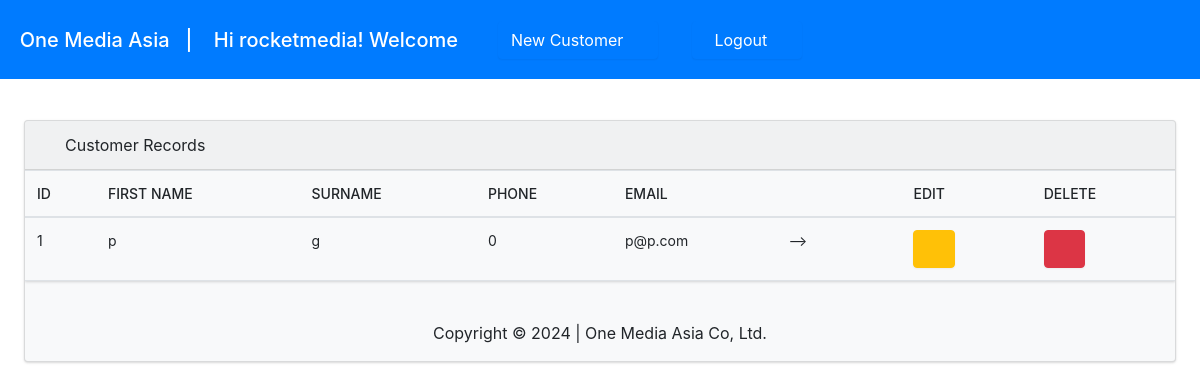
The app's page / (signed in), older data.
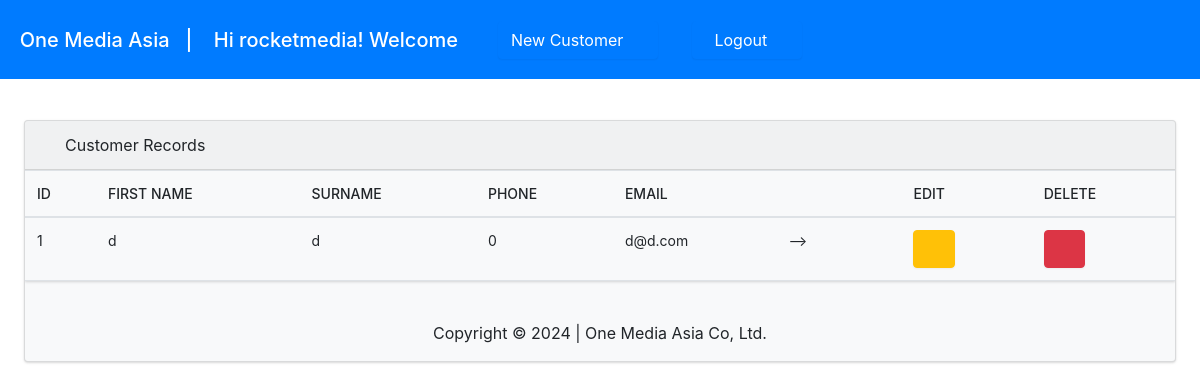
The same page, newer data.
### crm/models.py (models this page shows, shortened)
class Customer(models.Model):
    firstname = models.CharField(max_length=255)
    surname = models.CharField(max_length=255)
    phone = models.CharField(max_length=255)
    email = models.EmailField(unique=True)
    city = models.CharField(max_length=255)
    created_at = models.DateTimeField(auto_now_add=True)

### crm/views.py (the view)
# urls.py: path('', views.customer_list, name='customer_list'),
@login_required
def customer_list(request):
    customers = Customer.objects.all()
    return render(request, 'crm/customer_list.html', {'customers': customers})

### crm/templates/crm/customer_list.html (shortened to what this page needs)
<!DOCTYPE html>
<html>
<head>
  {% load static %}
    <link rel="stylesheet" href="https://cdn.jsdelivr.net/npm/bootstrap@4.3.1/dist/css/bootstrap.min.css">
    <link href="{% static 'strap.min.css' %}" rel="stylesheet" type="text/css">
    {% if user.is_authenticated %}
{% include "crm/navbar.html" %}
{% else %}do this{% endif %}
</head><br><br>
<body>
  <div class="card bg-light ms-4 me-4 mb-4">
    <div class="card-header">
      <i class="fa-solid fa-list fa-lg"></i> Customer Records
    </div>
        <div class="table-responsive">
          <table class="table table">
            <thead>
           <th scope="col">ID</th>
            <th scope="col">First Name</th>
            <th scope="col">Surname</th>
            <th scope="col">Phone</th>
            <th scope="col">Email</th>
            <th scope="col"></th>
            <th scope="col"></th>
            <th scope="col">Edit</th>
            <th scope="col">Delete</th>
        </thead>
        {% for customer in customers %}
          <tr>
            <td>{{customer.id}}</td>
            <td>{{ customer.firstname }}</td>
            <td>{{ customer.surname }}</td>
            <td>{{ customer.phone }}</td>
            <td>{{ customer.email }}</td>
            <td>--></td>
            <td></td>
         <td> <a class="btn btn-warning me-1" href="{% url 'edit_customer' customer.id %}"><span class="fa-solid fa-pen-to-square fa-lg"></span></a>
          </td>
          <td> <button class="btn btn-danger" name="delete"><span class="fa-solid fa-trash-can fa-lg"></span></button></td>
            {% endfor %}
          </tr>
          {% load crispy_forms_tags %}
      </table>
    {% comment %} <a href="{% url 'logout' %}">Logout</a> {% endcomment %}</div>
</body>
<div align="center" valign="middle"></br><p>Copyright © 2024 |  One Media Asia Co, Ltd.</p></div>
</html>

### crm/templates/crm/navbar.html (shortened to what this page needs)
<nav class="navbar navbar-expand-md navbar-dark fixed-top bg-primary">
    <br><br>&nbsp;<a class="navbar-brand" href="/">One Media Asia &nbsp; | {% if user.is_authenticated %}
      &nbsp;&nbsp; Hi {{ user.username }}! Welcome  {% endif %}</a>
    <div class="collapse navbar-collapse" id="navbarCollapse">
      <ul class="navbar-nav mr-auto">
      <li class="nav-item">
          <a class="btn btn-primary" href="/customer/add/">New Customer&nbsp;&nbsp;<span class="fa-solid fa-user-pen"><span></a>
        </li> &nbsp;&nbsp;
       <li class="nav-item">
        <form action="{% url 'logout' %}" method="post">
          {% csrf_token %} &nbsp;&nbsp; <button class="btn btn-primary" type="submit">&nbsp;&nbsp;Logout&nbsp;&nbsp;<i class="fa-solid fa-wheelchair-move"></i></button>
      </form>
        </li>
     </div>
     <link href="/static/fontawesomefree/css/all.min.css" rel="stylesheet" type="text/css">
     <link rel="stylesheet" href="https://cdn.jsdelivr.net/npm/bootstrap@4.3.1/dist/css/bootstrap.min.css">
  </nav><br><br><br>

Row changes from the older to the newer data that the page shows:
changed Customer id 1: firstname "p" → "d"; surname "g" → "d"; email "p@p.com" → "d@d.com"
